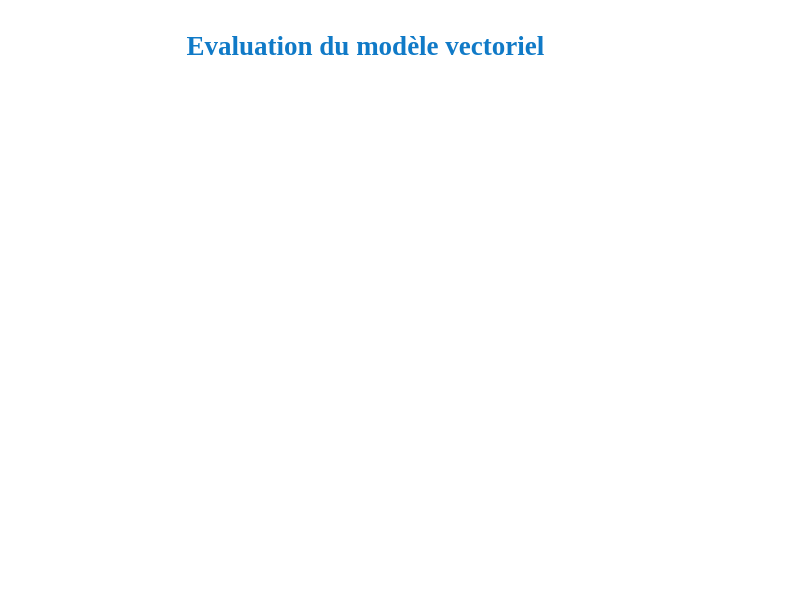
<?xml version="1.0" encoding="UTF-8"?>
<ui version="4.0">
 <class>MainWindow</class>
 <widget class="QMainWindow" name="MainWindow">
  <property name="geometry">
   <rect>
    <x>0</x>
    <y>0</y>
    <width>800</width>
    <height>600</height>
   </rect>
  </property>
  <property name="windowTitle">
   <string>Visualisation des performances</string>
  </property>
  <property name="styleSheet">
   <string notr="true">* {
	background-color:white;
}</string>
  </property>
  <widget class="QWidget" name="centralwidget">
   <widget class="QWidget" name="verticalLayoutWidget">
    <property name="geometry">
     <rect>
      <x>40</x>
      <y>110</y>
      <width>711</width>
      <height>461</height>
     </rect>
    </property>
    <layout class="QVBoxLayout" name="plotContainerVB"/>
   </widget>
   <widget class="QLabel" name="titleLabel">
    <property name="geometry">
     <rect>
      <x>130</x>
      <y>10</y>
      <width>471</width>
      <height>71</height>
     </rect>
    </property>
    <property name="font">
     <font>
      <family>Times New Roman</family>
      <pointsize>20</pointsize>
      <weight>75</weight>
      <bold>true</bold>
     </font>
    </property>
    <property name="styleSheet">
     <string notr="true">color:#107ac7;
</string>
    </property>
    <property name="text">
     <string>Evaluation du modèle vectoriel</string>
    </property>
    <property name="alignment">
     <set>Qt::AlignCenter</set>
    </property>
   </widget>
  </widget>
 </widget>
 <resources/>
 <connections/>
</ui>
